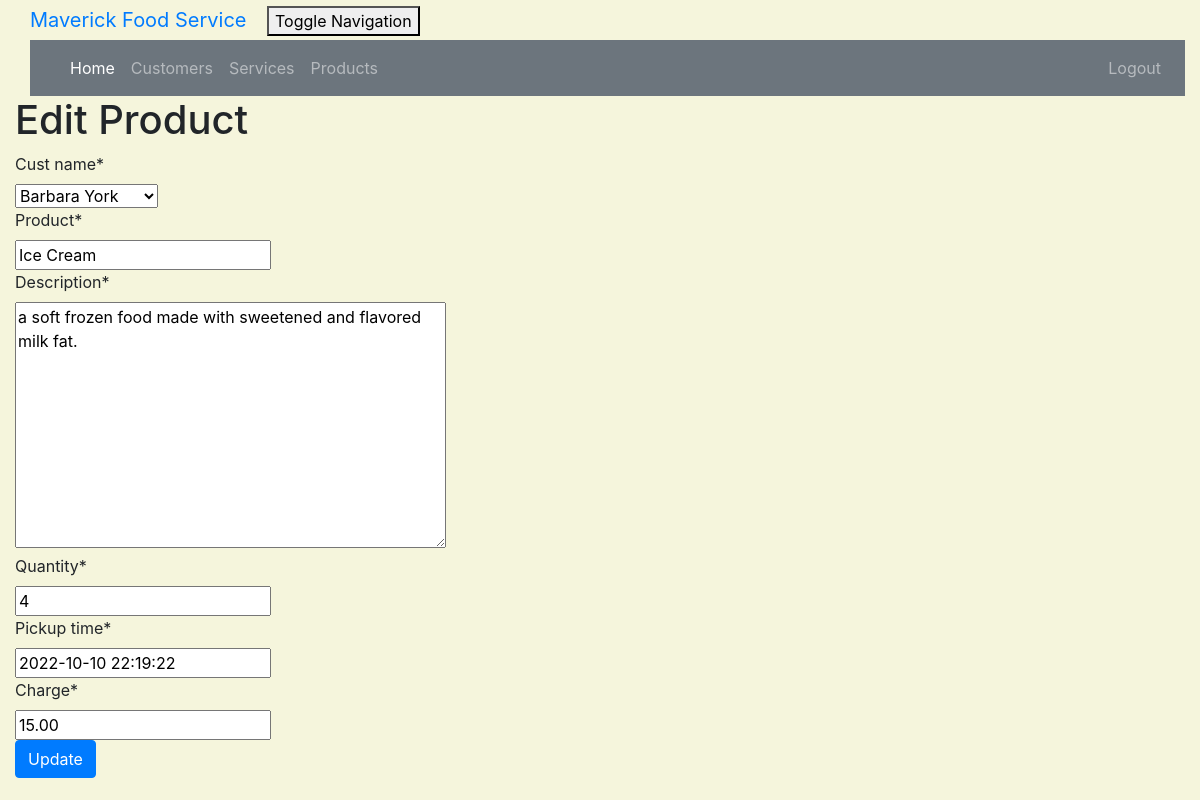
Screenshot of /product/1/edit/ (signed in) with the database file from the repository.
### crm/models.py (models this page shows, shortened)
class Customer(models.Model):
    cust_name = models.CharField(max_length=50)
    email = models.EmailField(max_length=100)
    phone = models.CharField(max_length=20)
    bldgroom = models.CharField(max_length=100)
    address = models.CharField(max_length=200)
    city = models.CharField(max_length=50)
    state = models.CharField(max_length=50)
    zipcode = models.CharField(max_length=10)
    organization = models.CharField(max_length=100)
    role = models.CharField(max_length=100)
    def __str__ (self):
        return self.cust_name

class Product(models.Model):
    cust_name = models.ForeignKey(Customer, on_delete=models.CASCADE, related_name='products')
    product = models.CharField(max_length=100)
    description = models.TextField()
    quantity = models.IntegerField()
    pickup_time = models.DateTimeField(
        default=timezone.now)
    charge = models.DecimalField(max_digits=10, decimal_places=2)
    created_date = models.DateTimeField(
        default=timezone.now)
    updated_date = models.DateTimeField(auto_now_add=True)

### crm/views.py (the view)
# urls.py: path('product/<int:pk>/edit/', views.product_edit, name='product_edit'),
@login_required
def product_edit(request, pk):
    product = get_object_or_404(Product, pk=pk)
    if request.method == "POST":
        form = ProductForm(request.POST, instance=product)
        if form.is_valid():
            product = form.save()
            product.updated_date = timezone.now()
            product.save()
            products = Product.objects.filter(created_date__lte=timezone.now())
            return render(request, 'crm/product_list.html', {'products': products})
    else:
        form = ProductForm(instance=product)
    return render(request, 'crm/product_edit.html', {'form': form})

### crm/forms.py
class ProductForm(forms.ModelForm):
   class Meta:
       model = Product
       fields = ('cust_name', 'product', 'description', 'quantity', 'pickup_time', 'charge')

### crm/templates/crm/product_edit.html (shortened to what this page needs)
<!DOCTYPE html>
<html lang="en">
{% extends 'crm/base.html' %}
{% load crispy_forms_tags %}
{% block content %}
    <h1>Edit Product</h1>
    <form method="POST" class="product-form">{% csrf_token %}
        {{ form|crispy }}
        <button type="submit" class="btn btn-primary">Update</button>
    </form>
{% endblock %}

### crm/static/css/portfolio.css (style rules this page uses)
body { padding-left: 15px; }

### crm/templates/crm/product_edit.html (style rules this page uses)
body { background-color: beige; }

### rows the page displays
Customer: cust_name "Barbara York"
Product: product "Ice Cream", description "a soft frozen food made with sweetened and flavored milk fat.", quantity "4", pickup_time "2022-10-10 22:19:22", charge "15.00"
